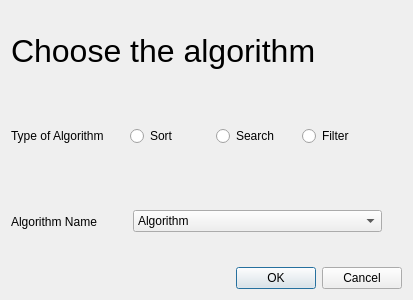
<?xml version="1.0" encoding="UTF-8"?>
<ui version="4.0">
 <class>Dialog</class>
 <widget class="QDialog" name="Dialog">
  <property name="geometry">
   <rect>
    <x>0</x>
    <y>0</y>
    <width>413</width>
    <height>300</height>
   </rect>
  </property>
  <property name="windowTitle">
   <string>Dialog</string>
  </property>
  <layout class="QVBoxLayout" name="verticalLayout">
   <item>
    <widget class="QLabel" name="label">
     <property name="font">
      <font>
       <pointsize>24</pointsize>
      </font>
     </property>
     <property name="text">
      <string>Choose the algorithm</string>
     </property>
    </widget>
   </item>
   <item>
    <layout class="QHBoxLayout" name="horizontalLayout" stretch="0,0">
     <item>
      <widget class="QLabel" name="label_2">
       <property name="text">
        <string>Type of Algorithm</string>
       </property>
      </widget>
     </item>
     <item>
      <layout class="QHBoxLayout" name="horizontalLayout_3">
       <item>
        <layout class="QVBoxLayout" name="verticalLayout_2">
         <item>
          <spacer name="horizontalSpacer_2">
           <property name="orientation">
            <enum>Qt::Horizontal</enum>
           </property>
           <property name="sizeHint" stdset="0">
            <size>
             <width>40</width>
             <height>20</height>
            </size>
           </property>
          </spacer>
         </item>
         <item>
          <layout class="QHBoxLayout" name="horizontalLayout_5">
           <property name="leftMargin">
            <number>20</number>
           </property>
           <property name="rightMargin">
            <number>20</number>
           </property>
           <item>
            <widget class="QRadioButton" name="radioButton_3">
             <property name="text">
              <string>Sort</string>
             </property>
            </widget>
           </item>
           <item>
            <widget class="QRadioButton" name="radioButton_2">
             <property name="text">
              <string>Search</string>
             </property>
            </widget>
           </item>
           <item>
            <widget class="QRadioButton" name="radioButton">
             <property name="text">
              <string>Filter</string>
             </property>
            </widget>
           </item>
          </layout>
         </item>
         <item>
          <spacer name="horizontalSpacer">
           <property name="orientation">
            <enum>Qt::Horizontal</enum>
           </property>
           <property name="sizeHint" stdset="0">
            <size>
             <width>40</width>
             <height>20</height>
            </size>
           </property>
          </spacer>
         </item>
        </layout>
       </item>
      </layout>
     </item>
    </layout>
   </item>
   <item>
    <layout class="QHBoxLayout" name="horizontalLayout_2">
     <item>
      <widget class="QLabel" name="label_3">
       <property name="text">
        <string>Algorithm Name   </string>
       </property>
      </widget>
     </item>
     <item>
      <layout class="QHBoxLayout" name="horizontalLayout_4">
       <item>
        <layout class="QVBoxLayout" name="verticalLayout_4">
         <item>
          <spacer name="horizontalSpacer_3">
           <property name="orientation">
            <enum>Qt::Horizontal</enum>
           </property>
           <property name="sizeHint" stdset="0">
            <size>
             <width>40</width>
             <height>20</height>
            </size>
           </property>
          </spacer>
         </item>
         <item>
          <layout class="QHBoxLayout" name="horizontalLayout_6">
           <property name="leftMargin">
            <number>20</number>
           </property>
           <property name="rightMargin">
            <number>20</number>
           </property>
           <item>
            <widget class="QComboBox" name="comboBox">
             <item>
              <property name="text">
               <string>Algorithm</string>
              </property>
             </item>
            </widget>
           </item>
          </layout>
         </item>
         <item>
          <spacer name="horizontalSpacer_4">
           <property name="orientation">
            <enum>Qt::Horizontal</enum>
           </property>
           <property name="sizeHint" stdset="0">
            <size>
             <width>40</width>
             <height>20</height>
            </size>
           </property>
          </spacer>
         </item>
        </layout>
       </item>
      </layout>
     </item>
    </layout>
   </item>
   <item>
    <widget class="QDialogButtonBox" name="buttonBox">
     <property name="orientation">
      <enum>Qt::Horizontal</enum>
     </property>
     <property name="standardButtons">
      <set>QDialogButtonBox::Cancel|QDialogButtonBox::Ok</set>
     </property>
    </widget>
   </item>
  </layout>
 </widget>
 <resources/>
 <connections>
  <connection>
   <sender>buttonBox</sender>
   <signal>accepted()</signal>
   <receiver>Dialog</receiver>
   <slot>accept()</slot>
   <hints>
    <hint type="sourcelabel">
     <x>227</x>
     <y>282</y>
    </hint>
    <hint type="destinationlabel">
     <x>157</x>
     <y>274</y>
    </hint>
   </hints>
  </connection>
  <connection>
   <sender>buttonBox</sender>
   <signal>rejected()</signal>
   <receiver>Dialog</receiver>
   <slot>reject()</slot>
   <hints>
    <hint type="sourcelabel">
     <x>295</x>
     <y>288</y>
    </hint>
    <hint type="destinationlabel">
     <x>286</x>
     <y>274</y>
    </hint>
   </hints>
  </connection>
  <connection>
   <sender>radioButton_3</sender>
   <signal>clicked()</signal>
   <receiver>comboBox</receiver>
   <slot>update()</slot>
   <hints>
    <hint type="sourcelabel">
     <x>178</x>
     <y>138</y>
    </hint>
    <hint type="destinationlabel">
     <x>173</x>
     <y>219</y>
    </hint>
   </hints>
  </connection>
 </connections>
</ui>
